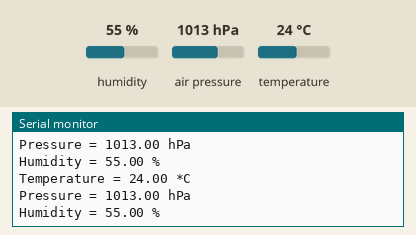
The sketch below on a simulated Arduino Uno, built with avr-gcc and run on an emulated ATmega328P. Shown: the last lines printed to the serial monitor. The test bench sets the inputs (shaded band); at power-on: humidity 55 %, air pressure 1013 hPa, temperature 24 °C.

Above: at 3.8 s.
3.9 s: humidity set to 22 %
At 7.3 s:
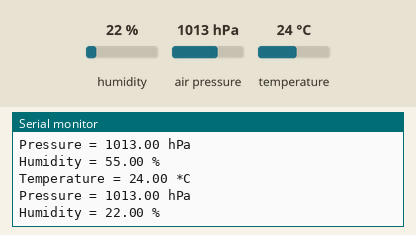
7.8 s: air pressure set to 952 hPa
At 9.8 s:
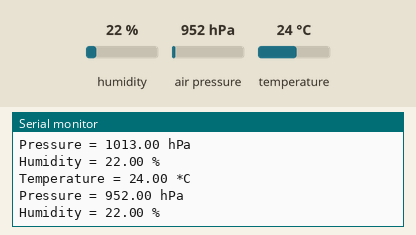
11.7 s: temperature set to 12 °C
At 12.4 s:
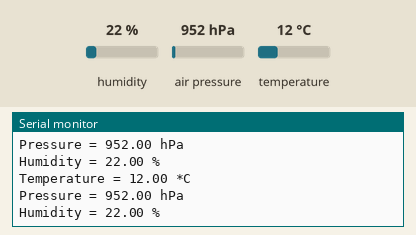

Measured:
- after the input at 3.9 s, the serial monitor: prints a new line after 2.1 s (image 1)
- after the input at 7.8 s, the serial monitor: prints a new line after 1.2 s (image 2)
- after the input at 11.7 s, the serial monitor: prints a new line after 0.34 s (image 3)

The sketch:

BME280.ino
```cpp
/***************************************************************************
  Programa de prueba de las funciones para el manejo del sensor BME280
 ***************************************************************************/


/* Librerias del BME280 */
#include <Wire.h>
#include <SPI.h>
#include <Adafruit_BME280.h>


/* Variables del BME280 */
Adafruit_BME280 bme; // use I2C interface
Adafruit_Sensor *bme_temp = bme.getTemperatureSensor();
Adafruit_Sensor *bme_pressure = bme.getPressureSensor();
Adafruit_Sensor *bme_humidity = bme.getHumiditySensor();

void setup() {
  Serial.begin(115200);

  //Inicializo el BME
  //test_bme();
  bmeInit();

}

void loop() {

  float valores[3];

  valores[0] = bmeTemp();
  valores[1] = bmePres();
  valores[2] = bmeHumi();

  Serial.print(F("Temperature = "));
  Serial.print(valores[0]);
  Serial.println(" *C");

  Serial.print(F("Pressure = "));
  Serial.print(valores[1]);
  Serial.println(" hPa");

  Serial.print(F("Humidity = "));
  Serial.print(valores[2]);
  Serial.println(" %");


  Serial.println();
  delay(3000);
}
```

Sensor_BME280.ino
```cpp
/***************************************************************************
 * Funciones para el uso del sensor BME 280
 *
 * Para arduino NODEMCU
 * BME -> NODEMCU
 * Vcc -> 3.3V
 * GND -> GND
 * SCL -> GPIO5 - D1
 * SDA -> GPIO4 - D2
 * CSB -> NC
 * SD0 -> Vcc (este le da el address al I2C)
 */


bool bmeInit(){
    if (!bme.begin()) {
    //Sensor no detectado
    Serial.println(F("Could not find a valid BME280 sensor, check wiring!"));
    return false;
  }
  else
  {
    Serial.println(F("Sensor BME280 encontrado y funcionando"));
    return true;
  }
}


float* bme_medicion (){
  //Esta funcion no esta funcionando, cuando devuelve el puntero con los elementos
  //algo raro pasa porque no puedo acceder bien a los otros 2 elementos, solo al primero

  float mediciones[3];

  Adafruit_BME280 bme; // use I2C interface
  Adafruit_Sensor *bme_temp = bme.getTemperatureSensor();
  Adafruit_Sensor *bme_pressure = bme.getPressureSensor();
  Adafruit_Sensor *bme_humidity = bme.getHumiditySensor();

  bme.begin();

  sensors_event_t temp_event, pressure_event, humidity_event;
  bme_temp->getEvent(&temp_event);
  bme_pressure->getEvent(&pressure_event);
  bme_humidity->getEvent(&humidity_event);

  String aux;

  mediciones[0] = temp_event.temperature;
  aux = pressure_event.pressure;
  //mediciones[1] = aux.toFloat();
  mediciones[1] = 300;
  aux = humidity_event.relative_humidity;
  //mediciones[2] = aux.toFloat();
  mediciones[2] = 4;


  return mediciones;
}

float bmeTemp (){
  float temp;
  sensors_event_t temp_event;
  bme_temp->getEvent(&temp_event);
  temp = temp_event.temperature;
  return temp;
}

float bmePres (){
  float pres;
  sensors_event_t pressure_event;
  bme_pressure->getEvent(&pressure_event);
  pres = pressure_event.pressure;
  return pres;
}

float bmeHumi (){
  float hume;
  sensors_event_t humidity_event;
  bme_humidity->getEvent(&humidity_event);
  hume = humidity_event.pressure;
  return hume;
}
```
